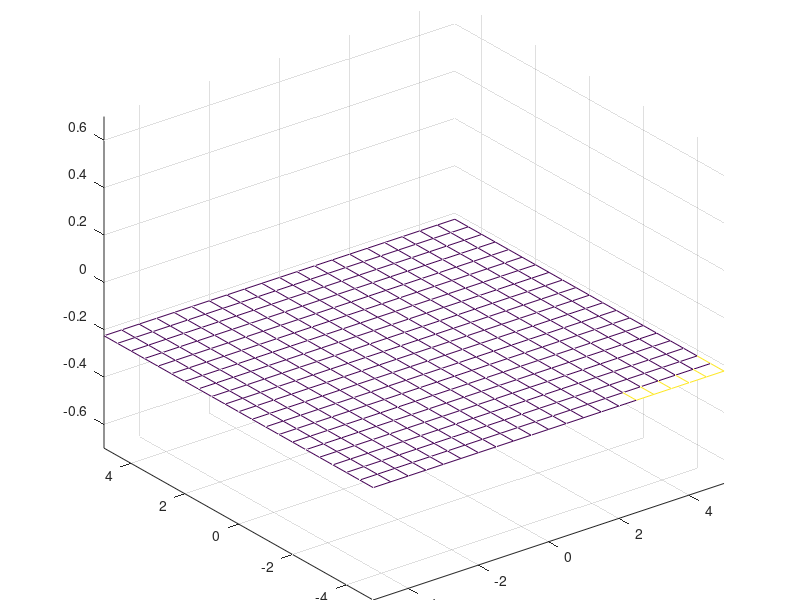
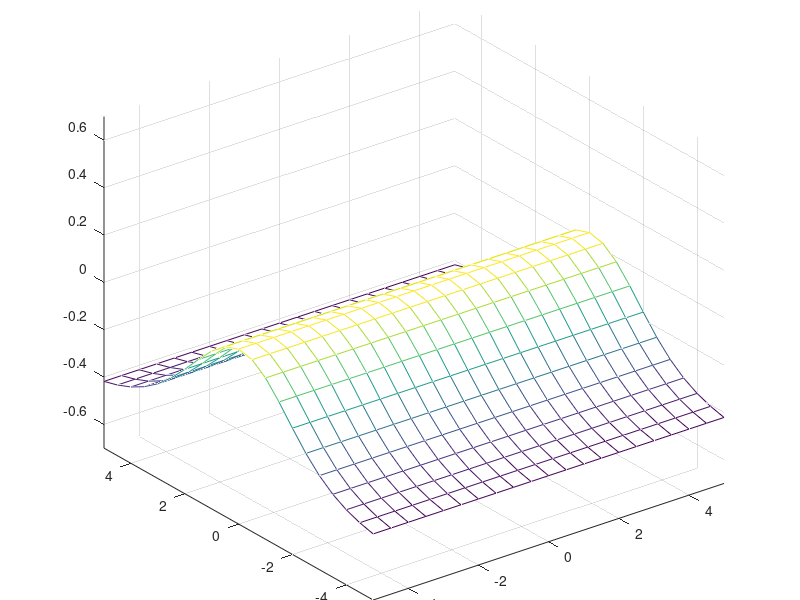
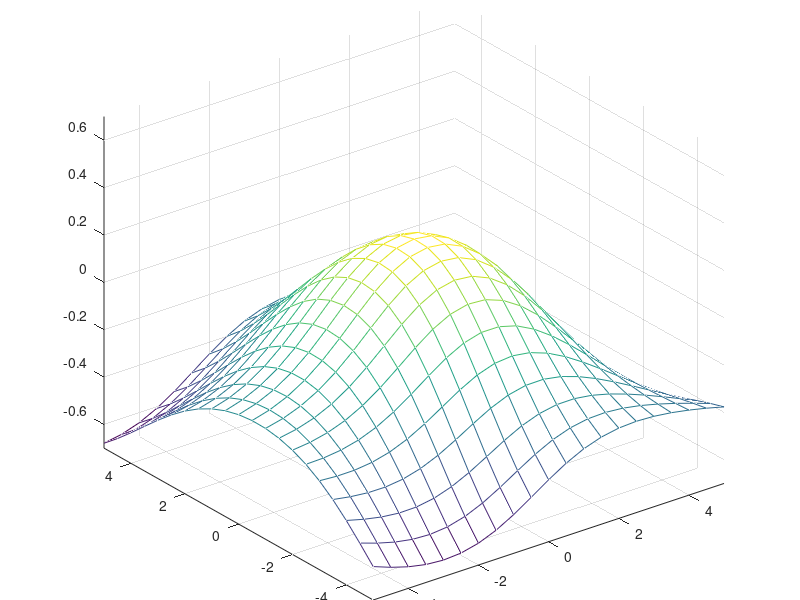
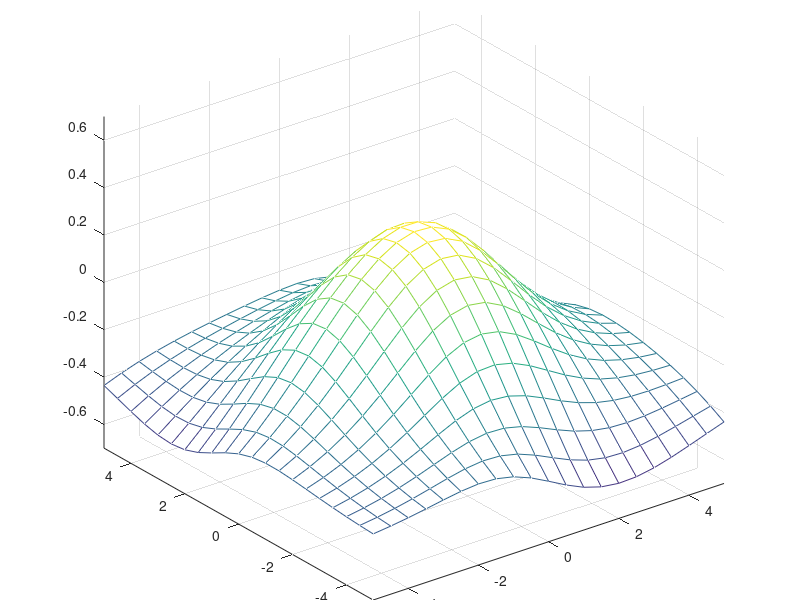

Write MATLAB code to recreate these figures, in order.
x=[-5:0.5:5]';
y=[-5:0.5:5]';
z=exp(-x.*x*0.1) * exp(-y.*y*0.1)' - 0.5;
figure(42)
mesh(x, y, z);

ndata=length(x)*length(y);
targets = reshape (z, 1, ndata);
[xx, yy] = meshgrid (x, y);
patterns = [reshape(xx, 1, ndata); reshape(yy, 1, ndata)];

%% 3.2.3.1
epochs = 1000;
eta=0.001;
alpha = 0.9;
gridsize=length(x);

%shuffle
 order = randperm(ndata);
shupatterns = patterns(:,order);
shutargets =  targets(order);

%training
for nodes=1:25

    Nhidden=nodes;
    w=randn(Nhidden,3);
    v=randn(1,Nhidden+1);
    dw=0;
    dv=0;

    %training, works well
    for i=1:epochs
        %forward pass
        hin = w * [shupatterns ; ones(1,ndata)];
        hout = [2 ./ (1+exp(-hin)) - 1 ; ones(1,ndata)];
        oin = v * hout;
        out = 2 ./ (1+exp(-oin)) - 1;

        %backward pass
        delta_o = (out - shutargets) .* ((1 + out) .* (1 - out)) * 0.5;
        delta_h = (v'* delta_o) .* ((1 + hout) .* (1 - hout)) * 0.5;
        delta_h = delta_h(1:Nhidden, :);

        %backpropagation
        dw = (dw .* alpha) - (delta_h * [shupatterns ; ones(1,ndata)]') .* (1-alpha);
        dv = (dv .* alpha) - (delta_o * hout') .* (1-alpha);
        w = w + dw .* eta;
        v = v + dv .* eta;


    end

    %results
    hin = w * [patterns ; ones(1,ndata)];
    hout = [2 ./ (1+exp(-hin)) - 1 ; ones(1,ndata)];
    oin = v * hout;
    out = 2 ./ (1+exp(-oin)) - 1;
    
    error = sum((out-targets).^2)/ndata;
    
    zz = reshape(out, gridsize, gridsize);
    figure(nodes)
    mesh(x,y,zz);
    axis([-5 5 -5 5 -0.7 0.7]);
    %sorry for all the plots
    title(nodes +" nodes in the hidden layer. Error=" + error)

end



%% 3.2.3.2, now we select best model, CHANGE NHIDDEN

epochs = 1000;
eta=0.001;
alpha = 0.9;
gridsize=length(x);

%shuffle
order = randperm(ndata);
shupatterns = patterns(:,order);
shutargets =  targets(order);

%training
for part=0.2:0.1:0.8

    Nhidden=20;
    w=randn(Nhidden,3);
    v=randn(1,Nhidden+1);
    dw=0;
    dv=0;
    ndata = round(length(shupatterns)*part);
    
    %training, works well
    for i=1:epochs
        %forward pass

        hin = w * [shupatterns(:,1:ndata) ; ones(1,ndata)];
        hout = [2 ./ (1+exp(-hin)) - 1 ; ones(1,ndata)];
        oin = v * hout;
        out = 2 ./ (1+exp(-oin)) - 1;

        %backward pass
        delta_o = (out - shutargets(:,1:ndata)) .* ((1 + out) .* (1 - out)) * 0.5;
        delta_h = (v'* delta_o) .* ((1 + hout) .* (1 - hout)) * 0.5;
        delta_h = delta_h(1:Nhidden, :);

        %backpropagation
        dw = (dw .* alpha) - (delta_h * [shupatterns(:,1:ndata) ; ones(1,ndata)]') .* (1-alpha);
        dv = (dv .* alpha) - (delta_o * hout') .* (1-alpha);
        w = w + dw .* eta;
        v = v + dv .* eta;


    end

    %results
    ndata=length(x)*length(y);
    hin = w * [patterns ; ones(1,ndata)];
    hout = [2 ./ (1+exp(-hin)) - 1 ; ones(1,ndata)];
    oin = v * hout;
    out = 2 ./ (1+exp(-oin)) - 1;
    
    %I don't know if the error is OK, probably??
    error = sum((out-targets).^2)/ndata;
    
    zz = reshape(out, gridsize, gridsize);
    figure(round(part*100))
    mesh(x,y,zz);
    axis([-5 5 -5 5 -0.7 0.7]);
    %sorry for all the plots
    title(part*100 +"% data in training. Error=" + error)

end
%% 3.2.3.3 speeding up?


